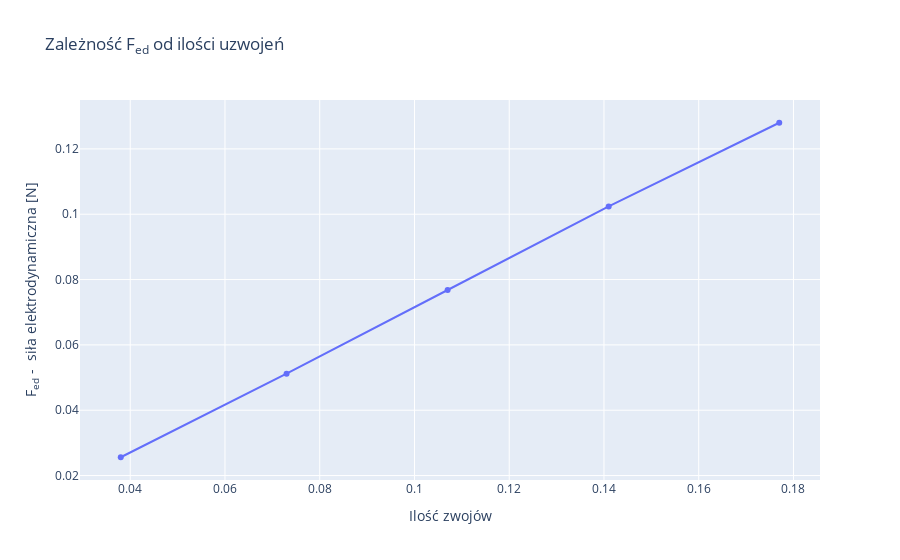

The cell this chart's notebook holds for it:
### Markdown cell above
# Utworzeniu wykresu zależności F<sub>ed</sub> od ilości uzwojeń

### Code cell
zwoje = [z5.value, z10.value, z15.value, z20.value, z25.value]
fig = go.Figure()
fig.add_trace(go.Scatter(x=zwoje,y=df["fed"],))
fig.update_layout(
    title_text = "Zależność F<sub>ed</sub> od ilości uzwojeń",
    xaxis_title_text = "Ilość zwojów",
    yaxis_title_text = "F<sub>ed</sub> -  siła elektrodynamiczna [N]")
fig.show()

### Figure 1 — Plotly figure (JSON) as saved in the notebook; plotly's stock layout.template omitted (floating-point values rounded to 4 significant figures)
{"data": [{"type": "scatter", "x": [0.038, 0.073, 0.107, 0.141, 0.177], "y": [0.0256, 0.0512, 0.0768, 0.1024, 0.128, 0.1536, 0.1792, 0.2048, 0.2304, 0.256]}], "layout": {"title": {"text": "Zależność F<sub>ed</sub> od ilości uzwojeń"}, "xaxis": {"title": {"text": "Ilość zwojów"}}, "yaxis": {"title": {"text": "F<sub>ed</sub> -  siła elektrodynamiczna [N]"}}}}
